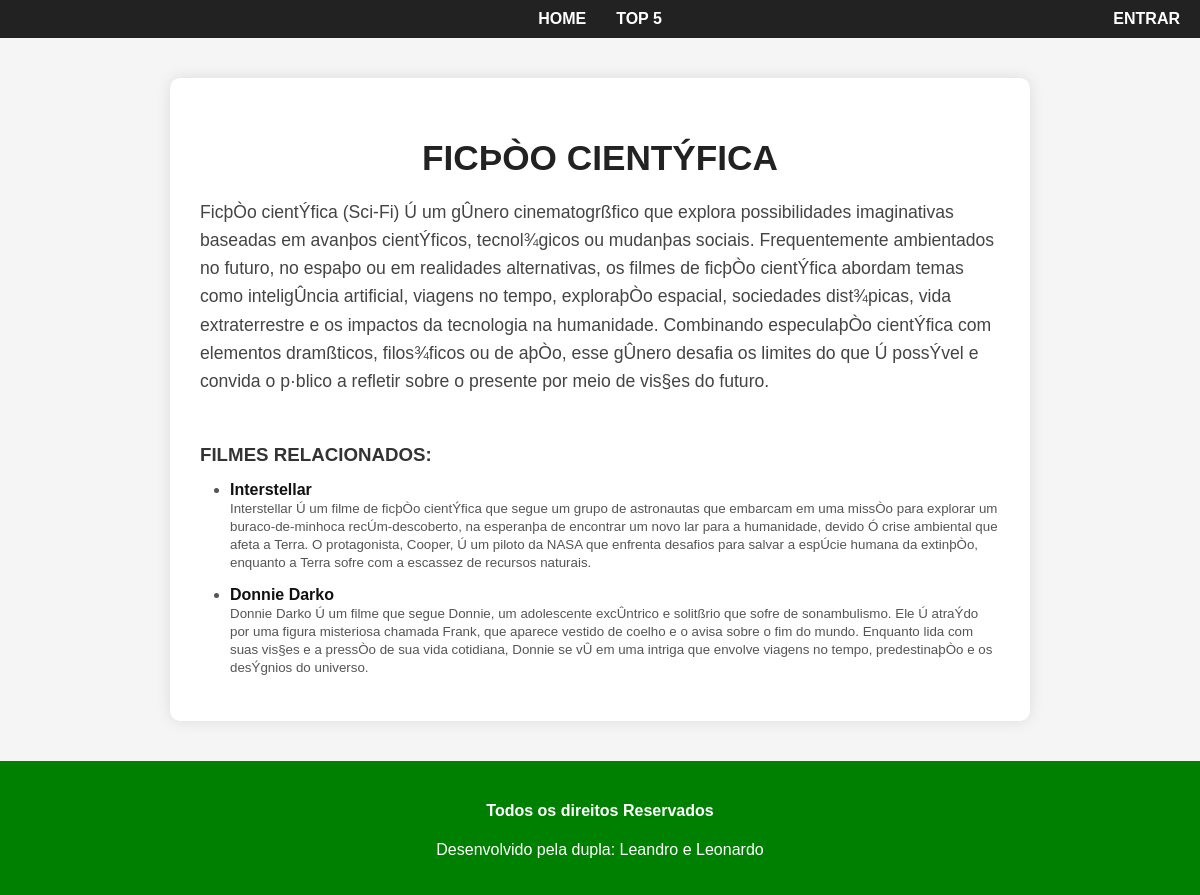
Page /genero/FicþÒo CientÝfica on the committed database.
### main/models.py (models this page shows, shortened)
class Genero(models.Model):
    nome = models.CharField(max_length=100)
    descricao = models.TextField()

class Filme(models.Model):
    titulo = models.CharField(max_length=100)
    capa = models.ImageField(upload_to='capa_filmes')
    sinopse = models.TextField()
    direcao = models.ManyToManyField(Pessoa, blank=True, related_name='direcao')
    elenco = models.ManyToManyField(Pessoa, blank=True, related_name='elenco')
    genero = models.ManyToManyField(Genero)

### main/views.py (the view)
# urls.py: path('genero/<str:nome>', views.genero, name='genero'),
def genero(request, nome):
    genero = get_object_or_404(Genero, nome=unquote(nome))
    return render(request, 'main/genero.html', {'genero': genero})

### main/templates/main/genero.html (shortened to what this page needs)
{% extends 'main/base.html' %}
{% block content %}
<div class="genero-container">
    <div class="genero-card">
        <div class="genero-info">
            <h1>{{ genero.nome }}</h1>
            <p>{{ genero.descricao }}</p>
            <h3>Filmes relacionados:</h3>
            <ul class="filmes-lista">
                {% for filme in genero.filme_set.all %}
                <li>
                    <strong>{{ filme.titulo }}</strong><br>
                    <small>{{ filme.sinopse }}</small>
                </li>
                {% empty %}
                <li>Nenhum filme cadastrado para este gênero.</li>
                {% endfor %}
            </ul>
        </div>
    </div>
</div>
{% endblock %}

### main/static/main/css/style.css (style rules this page uses)
body { font-family: Arial, sans-serif; margin: 0; padding: 0; background-color: #f5f5f5; }
h1 { text-align: center; margin: 30px 0; text-transform: uppercase; color: #333; }
.genero-container { display: flex; justify-content: center; padding: 40px 20px; background-color: #f5f5f5; min-height: 70vh; }
.genero-card { display: flex; flex-direction: column; align-items: center; background-color: white; border-radius: 10px; box-shadow: 0 0 15px rgba(0,0,0,0.1); max-width: 800px; padding: 30px; text-align: center; }
.genero-info h1 { margin-bottom: 20px; color: #222; text-transform: uppercase; font-size: 2.2rem; }
.genero-info p { font-size: 1.1rem; color: #444; line-height: 1.6; max-width: 600px; margin: 0 auto 30px auto; }
.genero-info h3 { color: #333; margin-bottom: 15px; text-transform: uppercase; }
.filmes-lista { list-style-type: disc; padding-left: 20px; text-align: left; max-width: 600px; margin: 0 auto; }
.filmes-lista li { margin-bottom: 15px; font-size: 1rem; color: #555; }
.filmes-lista li strong { color: #111; font-weight: bold; }
@media (min-width: 768px) { .genero-card { flex-direction: row; text-align: left; gap: 40px; } }
@media (min-width: 768px) { .genero-info { flex: 1; display: flex; flex-direction: column; justify-content: center; } }
@media (min-width: 768px) { .genero-info p { max-width: 100%; margin: 0 0 30px 0; } }
@media (min-width: 768px) { .filmes-lista { max-width: 100%; padding-left: 30px; } }

### rows in the picture
Genero: nome "FICÞÒO CIENTÝFICA", descricao "FicþÒo cientÝfica (Sci-Fi) Ú um gÛnero cinematogrßfico que explora possibilidades imaginativas baseadas em avanþos cientÝficos, tecnol¾gicos ou mudanþas sociais. Frequentemente ambientados no futuro, no espaþo ou em realidades alternativas, os filmes de ficþÒo cientÝfica abordam temas como inteligÛncia artificial, viagens no tempo, exploraþÒo espacial, sociedades dist¾picas, vida extraterrestre e os impactos da tecnologia na humanidade. Combinando especulaþÒo cientÝfica com elementos dramßticos, filos¾ficos ou de aþÒo, esse gÛnero desafia os limites do que Ú possÝvel e convida o p·blico a refletir sobre o presente por meio de vis§es do futuro."
Filme: titulo "Interstellar", sinopse "Interstellar Ú um filme de ficþÒo cientÝfica que segue um grupo de astronautas que embarcam em uma missÒo para explorar um buraco-de-minhoca recÚm-descoberto, na esperanþa de encontrar um novo lar para a humanidade, devido Ó crise ambiental que afeta a Terra. O protagonista, Cooper, Ú um piloto da NASA que enfrenta desafios para salvar a espÚcie humana da extinþÒo, enquanto a Terra sofre com a escassez de recursos naturais."
Filme: titulo "Donnie Darko", sinopse "Donnie Darko Ú um filme que segue Donnie, um adolescente excÛntrico e solitßrio que sofre de sonambulismo. Ele Ú atraÝdo por uma figura misteriosa chamada Frank, que aparece vestido de coelho e o avisa sobre o fim do mundo. Enquanto lida com suas vis§es e a pressÒo de sua vida cotidiana, Donnie se vÛ em uma intriga que envolve viagens no tempo, predestinaþÒo e os desÝgnios do universo."
